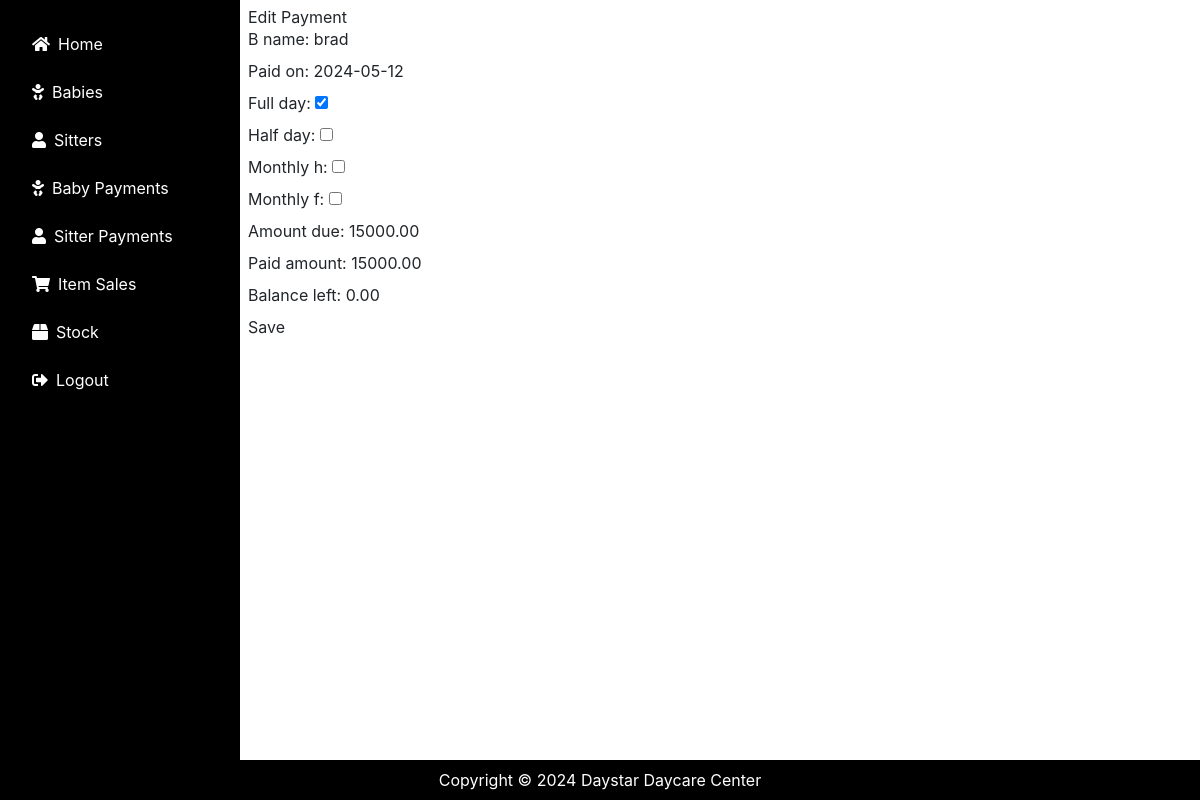
Page /babypayments/1/edit/ on the committed database.
### daycare/models.py (models this page shows, shortened)
class Babypayment(models.Model):
    b_name = models.CharField(max_length=200)
    paid_on = models.DateField()
    full_day = models.BooleanField(default=False,blank=True)
    half_day = models.BooleanField(default=False,blank=True)
    monthly_h = models.BooleanField(default=False,blank=True)
    monthly_f = models.BooleanField(default=False,blank=True)
    amount_due = models.DecimalField(max_digits=15,decimal_places=2,blank=True)
    paid_amount = models.DecimalField(max_digits=15,decimal_places=2)
    balance_left = models.DecimalField(max_digits=15,decimal_places=2,default=0, blank=True)

### daycare/views.py (the view)
# urls.py: path('babypayments/<int:babypayment_id>/edit/', views.edit_babypayment, name='edit_babypayment'),
def edit_babypayment(request, babypayment_id):
    babypayment = get_object_or_404(Babypayment, pk=babypayment_id)
    if request.method == 'POST':
        form = BabypaymentForm(request.POST, instance=babypayment)
        if form.is_valid():
            form.save()
            return redirect('list_babypayments')
    else:
        form = BabypaymentForm(instance=babypayment)
    return render(request, 'daycare/babypayment_form.html', {'form': form})

### daycare/forms.py (shortened to what this page needs)
class BabypaymentForm(forms.ModelForm):
    class Meta:
        model = Babypayment
        fields = ['b_name', 'paid_on', 'full_day', 'half_day', 'monthly_h', 'monthly_f', 'amount_due', 'paid_amount', 'balance_left']

### daycare/templates/daycare/babypayment_form.html (shortened to what this page needs)
{% extends 'daycare/base.html' %}
{% block content %}
<!DOCTYPE html>
<html>
<head>
</head>
<body>
    <h1>{% if form.instance.pk %}Edit{% else %}Add{% endif %} Payment</h1>
    <form method="post">
        {{ form.as_p }}
        <button type="submit">Save</button>
    </form>
</body>
</html>
{% endblock %}

### rows in the picture
Babypayment: b_name "brad", paid_on "2024-05-12", full_day "☑", amount_due "15000.00", paid_amount "15000.00", balance_left "0.00"
